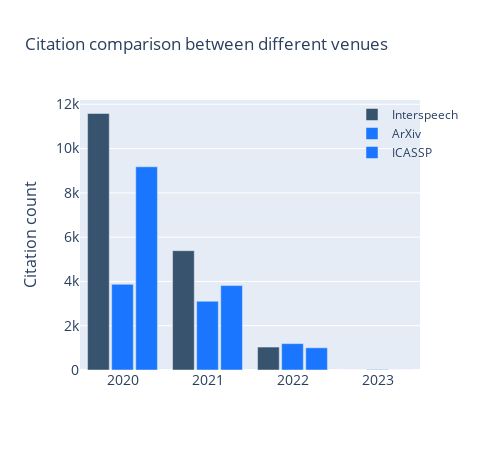

Notebook code for this chart:
### Code cell
import plotly.graph_objects as go
import numpy as np

min_year = int(df_drop['Year'].min())
max_year = int(df_drop['Year'].max())

years = np.linspace(min_year, max_year, max_year - min_year + 1).tolist()

fig = go.Figure()
fig.add_trace(go.Bar(x=years,
                y=get_citation(df_drop, 'Interspeech'),
                name='Interspeech',
                marker_color='rgb(55, 83, 109)'
                ))
fig.add_trace(go.Bar(x=years,
                y=get_citation(df_drop, 'ArXiv'),
                name='ArXiv',
                marker_color='rgb(26, 118, 255)'
                ))
fig.add_trace(go.Bar(x=years,
                y=get_citation(df_drop, 'IEEE International Conference on Acoustics, Speech, and Signal Processing'),
                name='ICASSP',
                marker_color='rgb(26, 118, 255)'
                ))

fig.update_layout(
    title='Citation comparison between different venues',
    xaxis_tickfont_size=14,
    height = 450,
    width = 500,
    yaxis=dict(
        title='Citation count',
        titlefont_size=16,
        tickfont_size=14,
    ),
    legend=dict(
        x=0.8,
        y=1.0,
        bgcolor='rgba(255, 255, 255, 0)',
        bordercolor='rgba(255, 255, 255, 0)'
    ),
    barmode='group',
    bargap=0.15, # gap between bars of adjacent location coordinates.
    bargroupgap=0.1 # gap between bars of the same location coordinate.
)
fig.show()

### Figure 1 — Plotly figure (JSON) as saved in the notebook; plotly's stock layout.template omitted (floating-point values rounded to 4 significant figures)
{"data": [{"marker": {"color": "rgb(55, 83, 109)"}, "name": "Interspeech", "type": "bar", "x": [2020, 2021, 2022, 2023], "y": [11585, 5389, 1036, 0]}, {"marker": {"color": "rgb(26, 118, 255)"}, "name": "ArXiv", "type": "bar", "x": [2020, 2021, 2022, 2023], "y": [3871, 3106, 1192, 22]}, {"marker": {"color": "rgb(26, 118, 255)"}, "name": "ICASSP", "type": "bar", "x": [2020, 2021, 2022, 2023], "y": [9178, 3813, 1004, 0]}], "layout": {"bargap": 0.15, "bargroupgap": 0.1, "barmode": "group", "height": 450, "legend": {"bgcolor": "rgba(255, 255, 255, 0)", "bordercolor": "rgba(255, 255, 255, 0)", "x": 0.8, "y": 1}, "title": {"text": "Citation comparison between different venues"}, "width": 500, "xaxis": {"tickfont": {"size": 14}}, "yaxis": {"tickfont": {"size": 14}, "title": {"font": {"size": 16}, "text": "Citation count"}}}}
